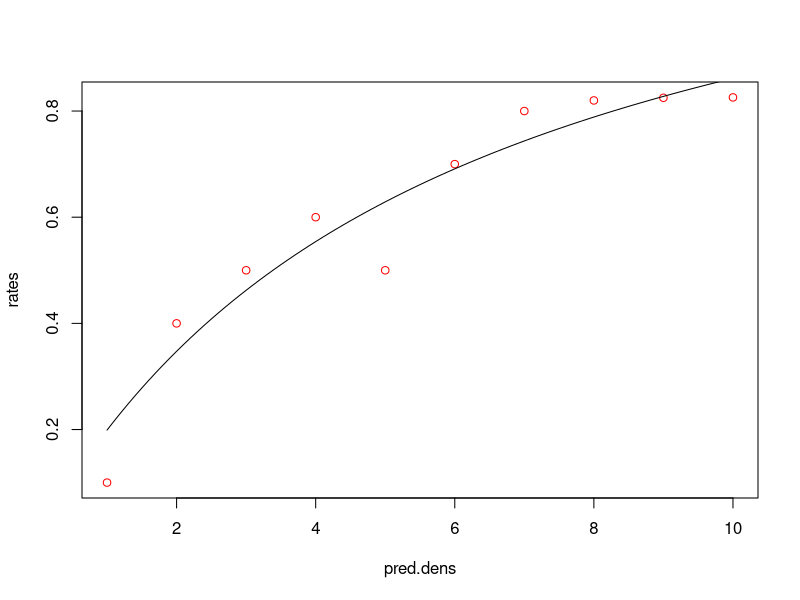
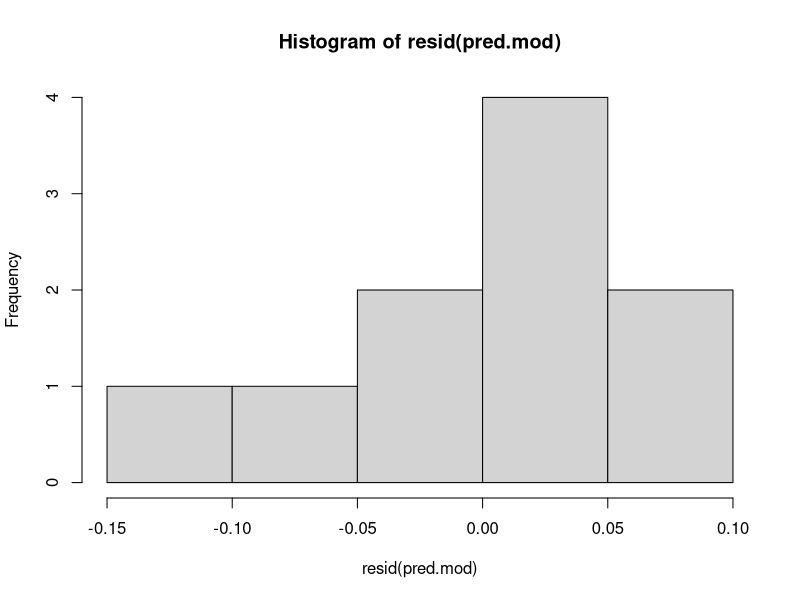
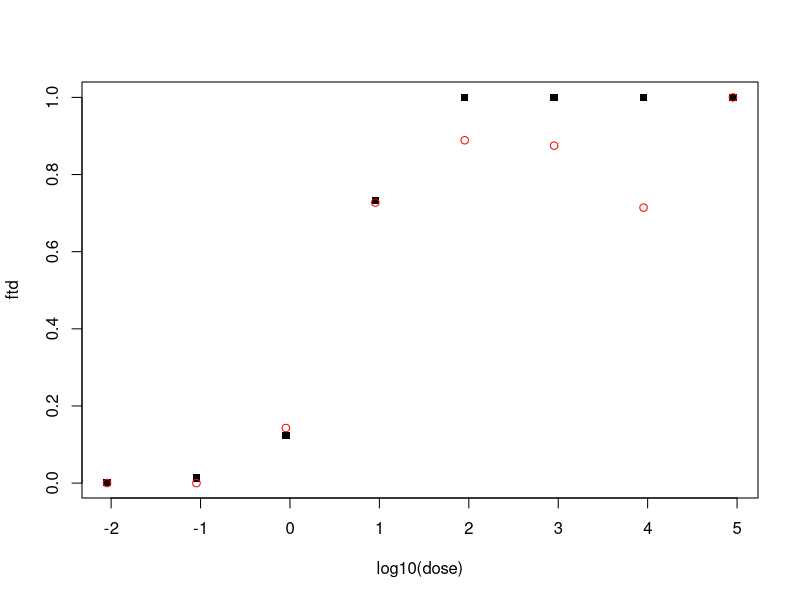

Reproduce these figures in R, in order.
#ex_nls_models


##nls models - Michaelis-Menten
pred.dens = seq(1,10, length.out=10) #create predator density
rates = c(.1,0.4,.5,.6,.5,.7,.8,.82,.825,.8257) #make up some capture rates
pred.dat = data.frame(pred.dens,rates) 

pred.mod<-nls(rates~((a*(pred.dens))/((b)+(pred.dens))),
              data=pred.dat, 
              start=list(a=0.05,b=1), #need to supply starting values
              trace = TRUE)

summary(pred.mod)

new.preds = seq(1,10,by=.1)
ftd=predict(pred.mod,newdata = list(pred.dens = new.preds)) #note need to include list!
plot(rates~pred.dens, col="red") #actual data
lines(new.preds,ftd) #fitted data

hist(resid(pred.mod))
shapiro.test(resid(pred.mod))


##nls model - monomolecular models##

dose=c(0.009, 0.09, 0.9, 9, 90, 900, 9000, 90000)
pos=c(0,0,1,8,8,7,5,3)
tot=c(7,7,7,11,9,8,7,3)

pi_o=pos/tot
data=data.frame(dose,pos,tot,pi_o)

dose.nls<-nls(pi_o~(1-exp(-(theta*(dose)))),
              data=data, 
              start=list(theta=0.05), 
              trace = TRUE)

summary(dose.nls)


ftd=fitted(dose.nls)
plot(ftd~log10(dose), pch=15) #fitted curve
points(pi_o~log10(dose),col="red") #actual points

##calculate mean-squared error
resid.sq = (resid(dose.nls)^2)
mse = mean(resid.sq)
print(mse)
